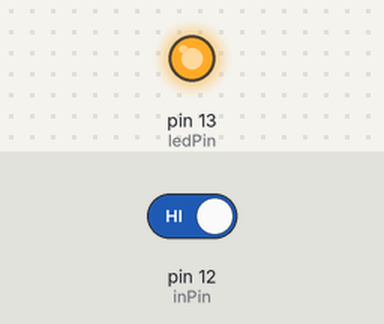
Bench run of a sketch on a simulated Arduino Uno, built with avr-gcc and run on an emulated ATmega328P. On the bench: output pins drawn as LEDs (lit = HIGH). The inputs (shaded band) are chosen by the test bench; at power-on: pin 12 (inPin) HIGH. What the sketch prints to the serial monitor is not drawn.

Above: at 1.2 s.
1.3 s: pin 12 (inPin) driven LOW
At 2.5 s:
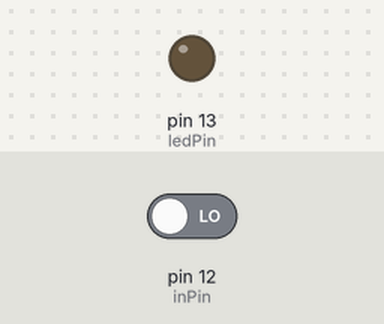
2.8 s: pin 12 (inPin) driven HIGH
At 3.9 s:
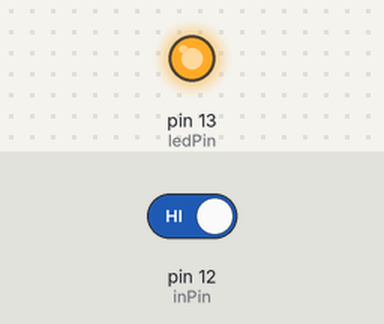
Timing chart, 0 to 5.8 s (numbered marks = the images above; inputs shaded):
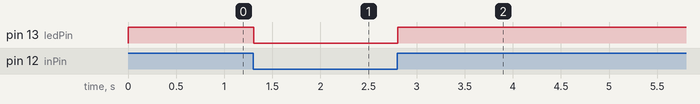

The sketch:

BasicPush.ino
```cpp
int ledPin = 13; // choose the pin for the LED
int inPin = 12;   // choose the input pin (for a pushbutton)
int val = 0;     // variable for reading the pin status

void setup() {
  Serial.begin(9600);
  pinMode(ledPin, OUTPUT);  // declare LED as output
  pinMode(inPin, INPUT);    // declare pushbutton as input
}

void loop(){
  val = digitalRead(inPin);  // read input value
  Serial.println(val);
  if (val == LOW) {         // check if the input is HIGH (button released)
    digitalWrite(ledPin, LOW);  // turn LED OFF
  } else {
    digitalWrite(ledPin, HIGH);  // turn LED ON
  }
}
```

Measured:
- after the input at 1.3 s, pin 13 (ledPin): HIGH → LOW at once
- after the input at 2.8 s, pin 13 (ledPin): LOW → HIGH at once
